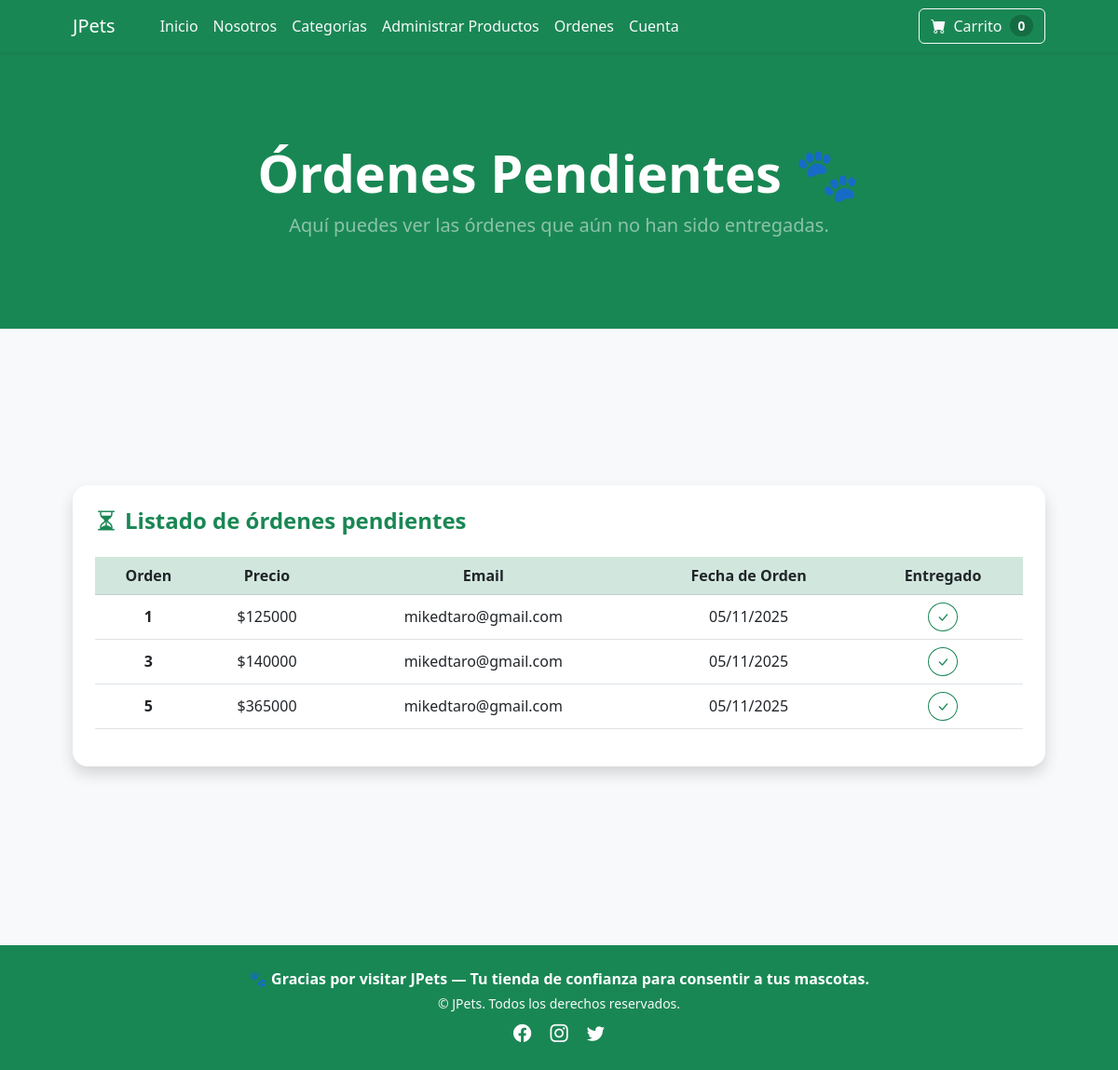
The app's page /payment/not_shipped_orders/ (signed in), older data.
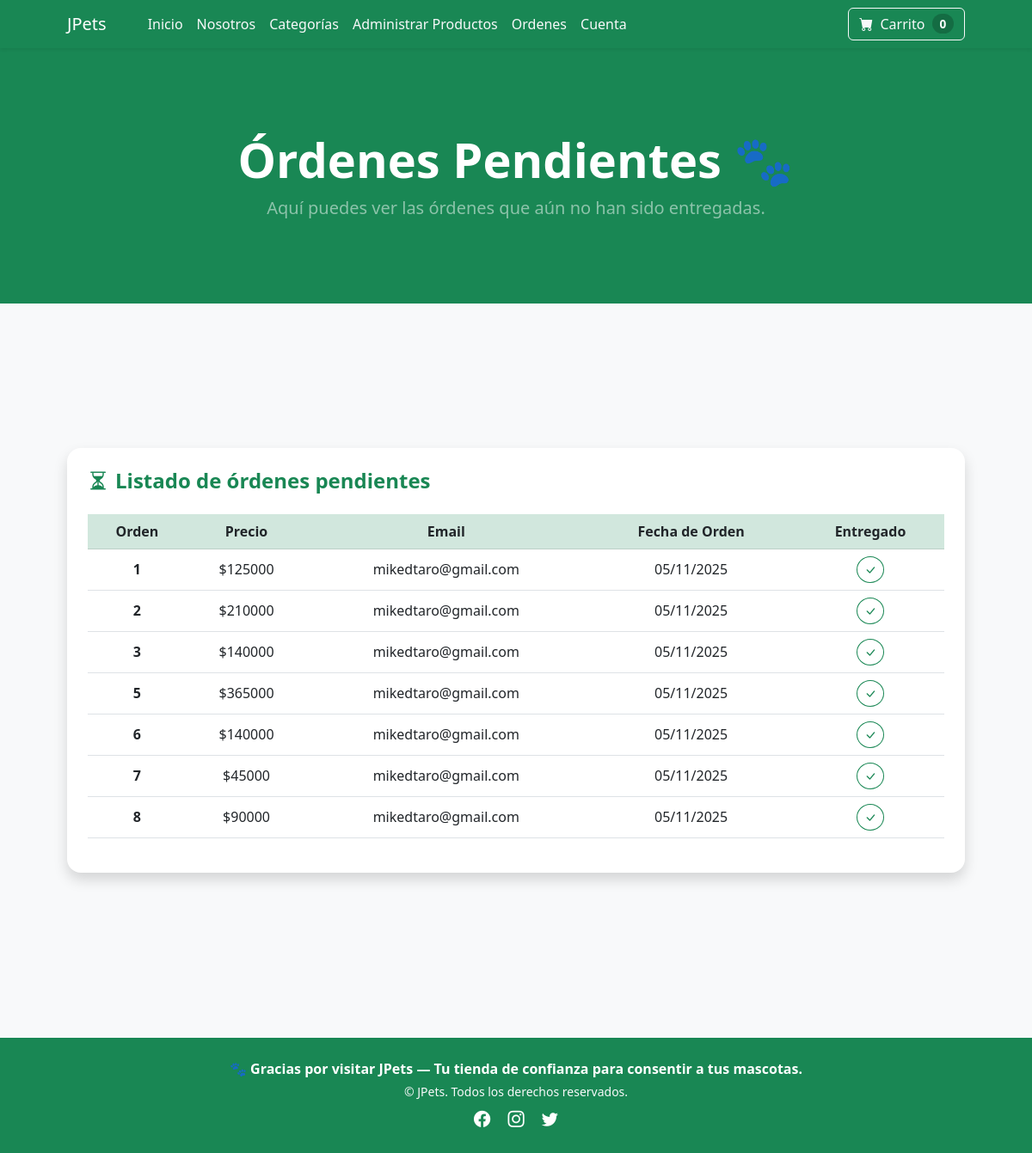
The same page, newer data.
### payment/models.py (models this page shows, shortened)
class Order(models.Model):
    user=models.ForeignKey(User, on_delete=models.CASCADE, null=True, blank=True)
    full_name = models.CharField(max_length=250)
    email = models.EmailField(max_length=254)
    shipping_address = models.TextField(max_length=15000)
    amount_paid = models.IntegerField(default=0)
    date_ordered = models.DateTimeField(auto_now_add=True)
    shipped = models.BooleanField(default=False)
    shipped_date = models.DateTimeField(null=True, blank=True)

### payment/views.py (the view, shortened to what this page needs)
# urls.py: path('not_shipped_orders/', views.not_shipped_orders, name='not_shipped_orders'),
def not_shipped_orders(request):
    if request.user.is_authenticated and request.user.is_staff:
        orders = Order.objects.filter(shipped=False)
        return render(request, "payment/not_shipped_orders.html", {"orders": orders})
    else:
        messages.error(request, "No tienes permiso para ver esta página.")
        return redirect('home')

### cart/cart.py (called while the page is built)
    def __len__(self):
        return len(self.cart)

### cart/context_processors.py (called while the page is built)
def cart(request):
    return {'cart': Cart(request)}

### store/context_processors.py (called while the page is built)
def categories_context(request):
    categories = Category.objects.all()
    return {'categories': categories}

### payment/templates/payment/not_shipped_orders.html (shortened to what this page needs)
{% extends 'base.html' %}
{% load static %}
{% block content %}
<header class="bg-success py-5">
    <div class="container px-4 px-lg-5 my-5">
        <div class="text-center text-white">
            <h1 class="display-4 fw-bolder">Órdenes Pendientes 🐾</h1>
            <p class="lead fw-normal text-white-50 mb-0">
                Aquí puedes ver las órdenes que aún no han sido entregadas.
            </p>
        </div>
    </div>
</header>
<section class="py-5 bg-light">
    <br/><br/><br/><br/><br/>
    <div class="container px-4 px-lg-5">
        {% if orders %}
        <div class="card shadow border-0 rounded-4 p-4">
            <h4 class="fw-bold text-success mb-4">
                <i class="bi bi-hourglass-split me-2"></i>Listado de órdenes pendientes
            </h4>
            <div class="table-responsive">
                <table class="table table-hover align-middle text-center">
                    <thead class="table-success text-dark">
                        <tr>
                            <th scope="col">Orden</th>
                            <th scope="col">Precio</th>
                            <th scope="col">Email</th>
                            <th scope="col">Fecha de Orden</th>
                            <th scope="col">Entregado</th>
                        </tr>
                    </thead>
                    <tbody>
                        {% for item in orders %}
                        <tr>
                            <td class="fw-semibold">{{ item.id }}</td>
                            <td>${{ item.amount_paid }}</td>
                            <td>{{ item.email }}</td>
                            <td>{{ item.date_ordered|date:"d/m/Y" }}</td>
                            <td>
                                <form method="POST" class="d-inline">
                                    <button type="submit" class="btn btn-outline-success btn-sm rounded-circle" title="Marcar como entregado">
                                        <i class="bi bi-check-lg"></i>
                                    </button>
                                </form>
                            </td>
                        </tr>
                        {% endfor %}
                    </tbody>
                </table>
            </div>
        </div>
        {% else %}
        <div class="text-center py-5">
            <h5 class="text-muted">No hay órdenes pendientes en este momento 🐶</h5>
        </div>
        {% endif %}
    </div>
        <br/><br/><br/><br/><br/><br/>
</section>
{% endblock %}

Row changes from the older to the newer data that the page shows:
now on this page (row edited): Order: id "2", amount_paid "210000", email "mikedtaro@gmail.com", date_ordered "05/11/2025"
added Order: id "6", amount_paid "140000", email "mikedtaro@gmail.com", date_ordered "05/11/2025"
added Order: id "7", amount_paid "45000", email "mikedtaro@gmail.com", date_ordered "05/11/2025"
added Order: id "8", amount_paid "90000", email "mikedtaro@gmail.com", date_ordered "05/11/2025"
